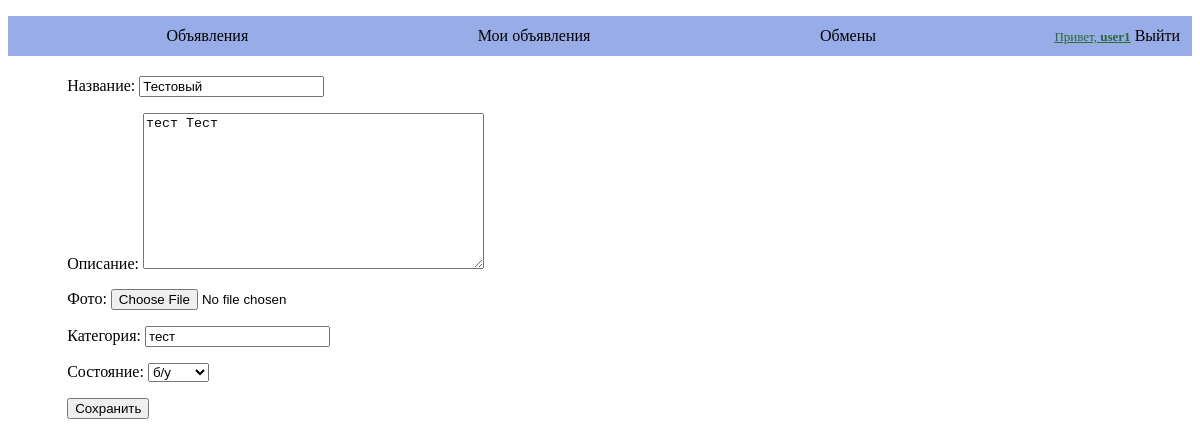
/ads/edit/4 (signed in), run on the app's committed database.
### ads/models.py (models this page shows, shortened)
class Ad(models.Model):
    CHOICES = (
        ('б/у', 'б/у'),
        ('новый', 'новый'),
    )
    user = models.ForeignKey(User,
                            related_name='ads',
                            on_delete=models.CASCADE)
    title = models.CharField(max_length=200)
    description = models.TextField()
    image = models.ImageField(upload_to='ads/%Y/%m/%d',
                            blank=True)
    category = models.CharField(max_length=100)
    condition = models.CharField(max_length=50, choices=CHOICES, default='б/у')
    created_at = models.DateTimeField(auto_now_add=True)
    class Meta:
        ordering = ['-id']

### ads/views.py (the view, shortened to what this page needs)
# urls.py: path('edit/<int:id>', views.edit_ad, name='edit_ad'),
@login_required
def edit_ad(request, id):
    message = None
    color = 'green'
    status = 200
    form_visible = True
    ad = Ad.objects.filter(id=id, user=request.user)
    if len(ad):
        ad = ad[0]
        form = CreateAd(instance=ad)
    else:
        message = 'Объявление не найдено или вы не являетесь автором.'
        color = 'red'
        form = None
        form_visible = False
        status=404
    return render(request,
                'ads/edit.html',
                {'form': form,
                'mes': message,
                'color': color,
                'form_visible': form_visible}, status=status)

### ads/forms.py
class CreateAd(forms.ModelForm):
    class Meta:
        model = Ad
        fields = ['title', 'description', 'image',
                    'category', 'condition']
        labels = {
            'title': 'Название',
            'description': 'Описание',
            'image': 'Фото',
            'category': 'Категория',
            'condition': 'Состояние'
        }

### ads/templates/ads/edit.html (shortened to what this page needs)
{% extends "base.html" %}
{% block content %}
    {% if form_visible %}
    <form method="post">
        {{ form.as_p }}
        <input type="submit" value="Сохранить">
    </form>
    {% endif %}
{% endblock %}

### ads/templates/base.html (shortened to what this page needs)
{% load static %}
<!DOCTYPE html>
<html>
    <head>
        <link href="{% static 'css/base.css' %}" rel="stylesheet">
    </head>
    <body>
        <div id="header">
            <ul class="menu">
                <div class="pages">
                    <li>
                        <a {% if section == "Объявления" %}class='selected'{% endif %} href="{% url 'get_ads' %}">
                            Объявления
                        </a>
                    </li>
                    {% if request.user.is_authenticated %}
                        <li>
                            <a {% if section == "Мои объявления" %}class='selected'{% endif %} href="{% url 'get_my_ads' %}">
                                Мои объявления
                            </a>
                        </li>
                        <li>
                            <a {% if section == 'Обмены' %}class='selected'{% endif %} href="{% url 'get_exchange' %}">
                                Обмены
                            </a>
                        </li>
                    {% endif %}
                </div>
                <div class="login-logout">
                    {% if request.user.is_authenticated %}
                        <li>
                            <u class="name">Привет, <b>{{ request.user }}</b></u>
                            <a href="{% url 'logout' %}">Выйти</a>
                        </li>
                    {% else %}
                        <li>
                            <a href="{% url 'login' %}">Войти</a>
                        </li>
                    {% endif %}
                </div>
            </ul>
        </div>
        <div class="content">
            {% block content %}
            {% endblock %}
        </div>
    </body>
</html>

### ads/static/css/base.css (style rules this page uses)
.menu { display: flex; justify-content: space-between; align-items: center; margin-left: 10%; margin-right: 1%; height: 100%; }
#header { background-color: rgba(52, 94, 209, 0.507); height: 40px; }
.menu a { text-decoration: none; color: black; }
.menu li { list-style-type: none; }
.content { margin-left: 5%; margin-right: 1%; margin-top: 20px; }
.pages { width: 70%; display: flex; justify-content: space-between; }
.name { font-size: small; color:rgba(10, 87, 3, 0.774); }

### data on the page
Ad: title "Тестовый", description "тест Тест", category "тест", condition "б/у"

### other printed values
{{ request.user }} "user1"
